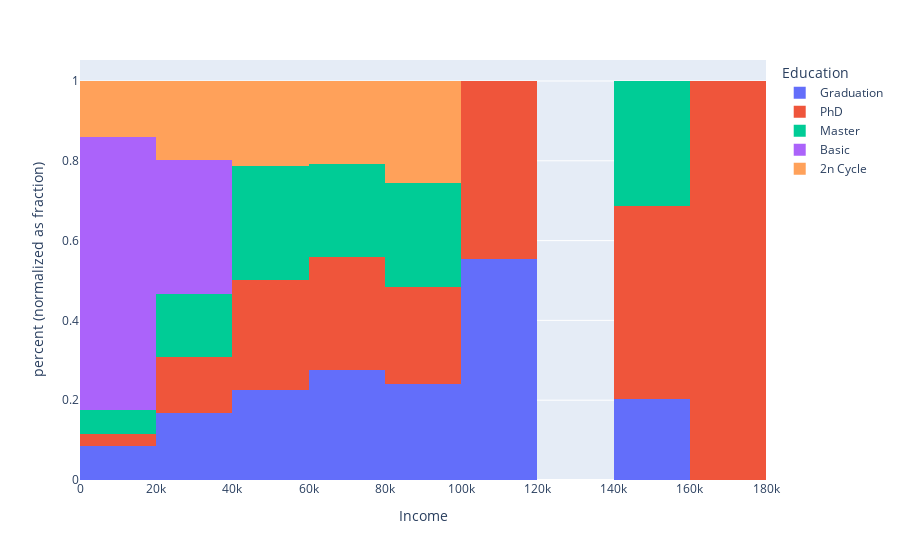

The code cell stored with this chart in its notebook:
### Markdown cell above
### Distribución del ingreso según nivel educativo y estado sentimental

### Code cell
print('Distribución del ingreso según nivel educativo')
fig = px.histogram(dff, x="Income",color="Education", nbins=10,histnorm='percent',barnorm='fraction',barmode='relative')
fig.show()

### Figure 1 — Plotly figure (JSON) as saved in the notebook; plotly's stock layout.template omitted (floating-point values rounded to 4 significant figures; data arrays with more than 128 entries replaced by an {"elided": "..."} marker saying what was removed)
{"data": [{"alignmentgroup": "True", "bingroup": "x", "histnorm": "percent", "hovertemplate": "Education=Graduation<br>Income=%{x}<br>percent (normalized as fraction)=%{y}<extra></extra>", "legendgroup": "Graduation", "marker": {"color": "#636efa", "pattern": {"shape": ""}}, "name": "Graduation", "nbinsx": 10, "offsetgroup": "Graduation", "orientation": "v", "showlegend": true, "type": "histogram", "x": {"elided": "1116 int values"}, "xaxis": "x", "yaxis": "y"}, {"alignmentgroup": "True", "bingroup": "x", "histnorm": "percent", "hovertemplate": "Education=PhD<br>Income=%{x}<br>percent (normalized as fraction)=%{y}<extra></extra>", "legendgroup": "PhD", "marker": {"color": "#EF553B", "pattern": {"shape": ""}}, "name": "PhD", "nbinsx": 10, "offsetgroup": "PhD", "orientation": "v", "showlegend": true, "type": "histogram", "x": {"elided": "464 int values"}, "xaxis": "x", "yaxis": "y"}, {"alignmentgroup": "True", "bingroup": "x", "histnorm": "percent", "hovertemplate": "Education=Master<br>Income=%{x}<br>percent (normalized as fraction)=%{y}<extra></extra>", "legendgroup": "Master", "marker": {"color": "#00cc96", "pattern": {"shape": ""}}, "name": "Master", "nbinsx": 10, "offsetgroup": "Master", "orientation": "v", "showlegend": true, "type": "histogram", "x": {"elided": "361 int values"}, "xaxis": "x", "yaxis": "y"}, {"alignmentgroup": "True", "bingroup": "x", "histnorm": "percent", "hovertemplate": "Education=Basic<br>Income=%{x}<br>percent (normalized as fraction)=%{y}<extra></extra>", "legendgroup": "Basic", "marker": {"color": "#ab63fa", "pattern": {"shape": ""}}, "name": "Basic", "nbinsx": 10, "offsetgroup": "Basic", "orientation": "v", "showlegend": true, "type": "histogram", "x": [7500, 24594, 9548, 28249, 24882, 24480, 27190, 24279, 30801, 18978, 25965, 21063, 13084, 17487, 20425, 26868, 25443, 14906, 15038, 22634, 16581, 14421, 23724, 15056, 8940, 25707, 7500, 26997, 18393, 24367, 17256, 22634, 13724, 24594, 15862, 9722, 18746, 23529, 28389, 16014, 28249, 20194, 24882, 34445, 22123, 22390, 14188, 20425, 16005, 15253, 26487, 25224, 16185, 14918], "xaxis": "x", "yaxis": "y"}, {"alignmentgroup": "True", "bingroup": "x", "histnorm": "percent", "hovertemplate": "Education=2n Cycle<br>Income=%{x}<br>percent (normalized as fraction)=%{y}<extra></extra>", "legendgroup": "2n Cycle", "marker": {"color": "#FFA15A", "pattern": {"shape": ""}}, "name": "2n Cycle", "nbinsx": 10, "offsetgroup": "2n Cycle", "orientation": "v", "showlegend": true, "type": "histogram", "x": {"elided": "201 int values"}, "xaxis": "x", "yaxis": "y"}], "layout": {"barmode": "relative", "barnorm": "fraction", "legend": {"title": {"text": "Education"}, "tracegroupgap": 0}, "margin": {"t": 60}, "xaxis": {"anchor": "y", "domain": [0, 1], "title": {"text": "Income"}}, "yaxis": {"anchor": "x", "domain": [0, 1], "title": {"text": "percent (normalized as fraction)"}}}}
